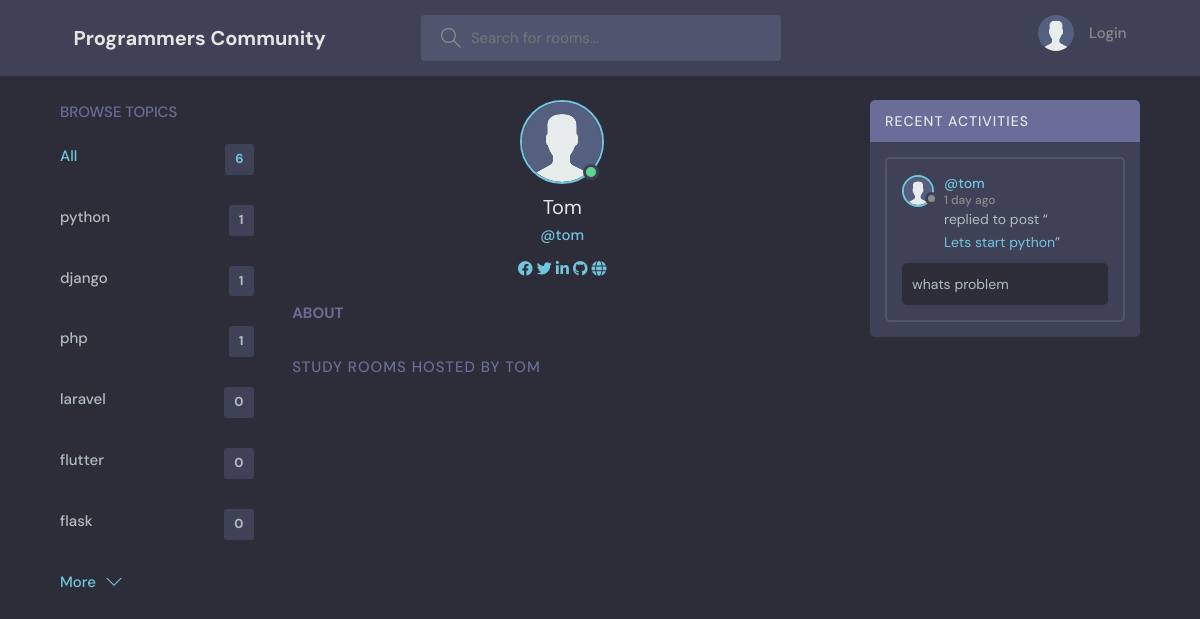
Screenshot of /profile/3/ with the database file from the repository.
### base/models.py (models this page shows, shortened)
class Topic(models.Model):
    name = models.CharField(max_length=200)

class User(AbstractUser):
    name = models.CharField(max_length=300, null=True)
    email = models.EmailField(unique=True, null=True)
    bio = models.TextField(null=True)
    avatar = models.ImageField(default='avatar.svg', null=True)
    facebook = models.CharField(max_length=300, null=True, blank=True)
    twitter = models.CharField(max_length=300, null=True, blank=True)
    linkedin = models.CharField(max_length=300, null=True, blank=True)
    github = models.CharField(max_length=300, null=True, blank=True)
    website = models.URLField(null=True, blank=True)
    USERNAME_FIELD = 'email'
    REQUIRED_FIELDS = ['username']

class Message(models.Model):
    user = models.ForeignKey(User, on_delete=models.CASCADE)
    room = models.ForeignKey(Room, on_delete=models.CASCADE)
    body = models.TextField()
    updated = models.DateTimeField(auto_now = True)
    created = models.DateTimeField(auto_now_add = True)
    class Meta:
        ordering = ['-updated', '-created']

class Room(models.Model):
    host = models.ForeignKey(User, on_delete=models.SET_NULL, null=True)
    topic = models.ForeignKey(Topic, on_delete=models.SET_NULL, null=True)
    name = models.CharField(max_length = 200)
    description = models.TextField(null = True, blank = True)
    participants = models.ManyToManyField(User, related_name='participants', blank=True)
    updated = models.DateTimeField(auto_now = True)
    created = models.DateTimeField(auto_now_add = True)
    class Meta:
        ordering = ['-updated', '-created']
    def __str__(self):
        return self.name

### base/views.py (the view)
# urls.py: path('profile/<str:pk>/', views.userProfile, name='profile'),
def userProfile(request, pk):
    user = User.objects.get(id=pk)
    rooms = user.room_set.all()
    room_messages = user.message_set.all()
    topics = Topic.objects.all()
    context = {'user':user, 'rooms':rooms, 'room_messages':room_messages, 'topics':topics}
    return render(request, 'base/profile.html', context)

### base/templates/base/profile.html (shortened to what this page needs)
{% extends 'base.html' %}
{% load static %}
{% block content %}
  <main class="profile-page layout layout--3">
    <div class="container">
      {% include 'base/topics_component.html' %}
      <div class="roomList">
        <div class="profile">
          <div class="profile__avatar">
            <div class="avatar avatar--large active">
              <img src="{{ user.avatar.url }}" />
            </div>
          </div>
          <div class="profile__info">
            <h3>{{ user.name|title }}</h3>
            <p>@{{ user.username }}</p>
            <div class="row">
              <div class="Col">
                {% if user.facebook %}
                      <a href="https://facebook.com/{{user.facebook}}" target="_blank"><i class="fa-brands fa-facebook"></i></a>
                {% endif %}
                {% if user.twitter %}
                      <a href="https://twitter.com/{{user.twitter}}" target="_blank"><i class="fa-brands fa-twitter"></i></a>
                {% endif %}
                {% if user.linkedin %}
                      <a href="https://www.linkedin.com/in/{{user.linkedin}}" target="_blank"><i class="fa-brands fa-linkedin-in"></i></a>
                {% endif %}
                {% if user.github %}
                      <a href="http://github.com/{{user.github}}" target="_blank"><i class="fa-brands fa-github"></i></a>
                {% endif %}
                {% if user.website %}
                      <a href="{{user.website}}" target="_blank"><i class="fa-solid fa-globe"></i></a>
                {% endif %}
              </div>
          </div>
          </div>
          <div class="profile__about">
            <h3>About</h3>
          </div>
        </div>
        <div class="roomList__header">
          <div>
            <h2>Study Rooms Hosted by {{ user.name }}</a>
            </h2>
          </div>
        </div>
      </div>
      <div class="activities">
        {% include 'base/activity_component.html' %}
      </div>
    </div>
  </main>
{% endblock %}

### base/templates/base/topics_component.html
<div class="topics">
    <div class="topics__header">
      <h2>Browse Topics</h2>
    </div>
    <ul class="topics__list">
    <li>
        <a href="{% url 'home' %}" class="active">All <span>{{ topics.count }}</span></a>
    </li>
    {% for topic in topics %}
        <li>
            <a href="{% url 'home' %}?q={{ topic.name }}">{{ topic.name }} <span>{{ topic.room_set.all.count }}</span></a>
        </li>
    {% endfor %}
    </ul>
    <a class="btn btn--link" href="{% url 'topics' %}">
      More
      <svg version="1.1" xmlns="http://www.w3.org/2000/svg" width="32" height="32" viewBox="0 0 32 32">
        <title>chevron-down</title>
        <path d="M16 21l-13-13h-3l16 16 16-16h-3l-13 13z"></path>
      </svg>
    </a>
  </div>

### base/templates/base/activity_component.html (shortened to what this page needs)
<div class="activities">
    <div class="activities__header">
        <h2>Recent Activities</h2>
    </div>
    {% for message in room_messages %}
    <div class="activities__box">
        <div class="activities__boxHeader roomListRoom__header">
            <a href="{% url 'profile' message.user.id %}" class="roomListRoom__author">
                <div class="avatar avatar--small">
                    <img src="{{ message.user.avatar.url }}" />
                </div>
                <p>
                    @{{ message.user.username }}
                    <span>{{ message.created|timesince }} ago</span>
                </p>
            </a>
        </div>
        <div class="activities__boxContent">
            <p>replied to post “<a href="{% url 'room' message.room.id %}">{{ message.room }}</a>”</p>
            <div class="activities__boxRoomContent">{{ message.body }}</div>
        </div>
    </div>
    {% endfor %}
</div>

### rows the page displays
Topic: name "python", room_set.all.count "1"
Topic: name "django", room_set.all.count "1"
Topic: name "php", room_set.all.count "1"
Topic: name "laravel", room_set.all.count "0"
Topic: name "flutter", room_set.all.count "0"
Topic: name "flask", room_set.all.count "0"
User: avatar (placeholder picture), name "Tom", username "tom", name "TOM"
Message: user.avatar (placeholder picture), user.username "tom", created "1 day", room "Lets start python", body "whats problem"

### other values shown
{{ topics.count }} "6"
